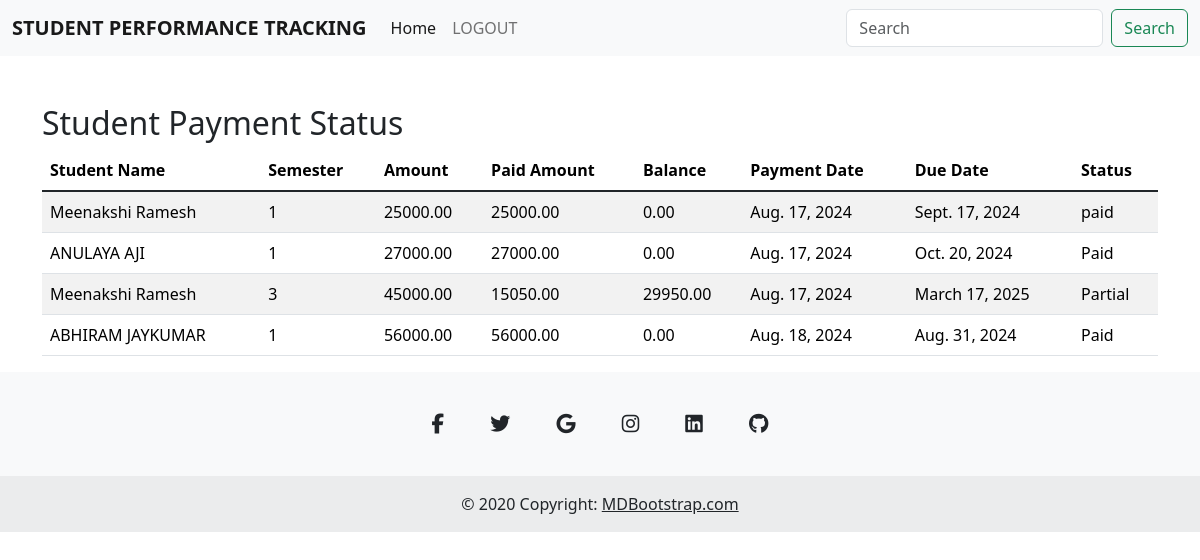
The page /Administrator/view_student_payments/ on the database its author committed.
### Administrator/models.py (models this page shows)
class Payment(models.Model):
    student = models.ForeignKey(Student, on_delete=models.CASCADE)
    sem = models.ForeignKey(Semester, on_delete=models.CASCADE)
    amount = models.DecimalField(max_digits=10, decimal_places=2)
    Paid_amount = models.DecimalField(max_digits=10, decimal_places=2, default=0.00)
    payment_date = models.DateField(auto_now_add=True)
    payment_due_date = models.DateField()
    status = models.CharField(max_length=20, default='Pending')

### faculty/models.py (models this page shows)
class Student(models.Model):
    name =models.CharField(max_length=100)
    age = models.IntegerField()
    dob = models.DateField()
    address = models.TextField()
    email = models.EmailField(unique=True)
    image = models.ImageField(upload_to='student_images/')
    parent_name = models.CharField(max_length=100)
    password = models.CharField(max_length=100)

class Semester(models.Model):
    semester_name = models.CharField(max_length=100)

### Administrator/views.py (the view)
# urls.py: path('view_student_payments/', views.view_student_payments, name='view_student_payments'),
def view_student_payments(request):
    payments = Payment.objects.select_related('student', 'sem').all()
    for payment in payments:
            payment.balance = payment.amount - payment.Paid_amount
    return render(request, 'Administrator/view_student_payments.html', {'payments': payments})

### Administrator/templates/Administrator/view_student_payments.html (shortened to what this page needs)
<!DOCTYPE html>
<html lang="en">
<head>
    <link href="https://cdn.jsdelivr.net/npm/bootstrap@5.1.3/dist/css/bootstrap.min.css" rel="stylesheet">
    <link href="https://cdn.jsdelivr.net/npm/bootstrap@5.3.3/dist/css/bootstrap.min.css" rel="stylesheet"
>
</head>
<body>
     <nav class="navbar navbar-expand-lg navbar-light bg-light">
        <div class="container-fluid">
            <a class="navbar-brand" href="{% url 'Administrator:Admin_home'%}"><b>STUDENT PERFORMANCE TRACKING</b> </a>
            <div class="collapse navbar-collapse" id="navbarScroll">
                <ul class="navbar-nav me-auto my-2 my-lg-0 navbar-nav-scroll" style="--bs-scroll-height: 100px;">
                    <li class="nav-item">
                        <a class="nav-link active" aria-current="page" href="{% url 'Administrator:Admin_home'%}">Home</a>
                    </li>
                    <li class="nav-item">
                        <a class="nav-link" href="{% url 'Administrator:index' %}">LOGOUT</a>
                    </li>
                        </ul>
                <form class="d-flex">
                    <input class="form-control me-2" type="search" placeholder="Search" aria-label="Search">
                    <button class="btn btn-outline-success" type="submit">Search</button>
                </form>
            </div>
        </div>
    </nav>
<div class="container mt-5">
    <h2>Student Payment Status</h2>
    <table class="table table-striped">
        <thead>
            <tr>
                <th>Student Name</th>
                <th>Semester</th>
                <th>Amount</th>
                <th>Paid Amount</th>
                <th>Balance</th>
                <th>Payment Date</th>
                <th>Due Date</th>
                <th>Status</th>
            </tr>
        </thead>
        <tbody>
            {% for payment in payments %}
            <tr>
                <td>{{ payment.student.name }}</td>
                <td>{{ payment.sem.semester_name }}</td>
                <td>{{ payment.amount|floatformat:2 }}</td>
                <td>{{ payment.Paid_amount|floatformat:2 }}</td>
                <td>{{ payment.balance|floatformat:2 }}</td>
                <td>{{ payment.payment_date }}</td>
                <td>{{ payment.payment_due_date }}</td>
                <td>{{ payment.status }}</td>
            </tr>
            {% endfor %}
        </tbody>
    </table>
</div>
<footer class="text-center bg-body-tertiary">
    <div class="container pt-4">
      <section class="mb-4">
        <a
          data-mdb-ripple-init
          class="btn btn-link btn-floating btn-lg text-body m-1"
          href="#!"
          role="button"
          data-mdb-ripple-color="dark"
          ><i class="fab fa-facebook-f"></i
        ></a>
        <a
          data-mdb-ripple-init
          class="btn btn-link btn-floating btn-lg text-body m-1"
          href="#!"
          role="button"
          data-mdb-ripple-color="dark"
          ><i class="fab fa-twitter"></i
        ></a>
        <a
          data-mdb-ripple-init
          class="btn btn-link btn-floating btn-lg text-body m-1"
          href="#!"
          role="button"
          data-mdb-ripple-color="dark"
          ><i class="fab fa-google"></i
        ></a>
        <a
          data-mdb-ripple-init
          class="btn btn-link btn-floating btn-lg text-body m-1"
          href="#!"
          role="button"
          data-mdb-ripple-color="dark"
          ><i class="fab fa-instagram"></i
        ></a>
        <a
          data-mdb-ripple-init
          class="btn btn-link btn-floating btn-lg text-body m-1"
          href="#!"
          role="button"
          data-mdb-ripple-color="dark"
          ><i class="fab fa-linkedin"></i
        ></a>
        <a
          data-mdb-ripple-init
          class="btn btn-link btn-floating btn-lg text-body m-1"
          href="#!"
          role="button"
          data-mdb-ripple-color="dark"
          ><i class="fab fa-github"></i
        ></a>
      </section>
    </div>
    <div class="text-center p-3" style="background-color: rgba(0, 0, 0, 0.05);">
      © 2020 Copyright:
      <a class="text-body" href="https://mdbootstrap.com/">MDBootstrap.com</a>
    </div>
  </footer>
</body>
</html>

### rows shown on the page
Payment: student.name "Meenakshi Ramesh", sem.semester_name "1", amount "25000.00", Paid_amount "25000.00", balance "0.00", payment_date "Aug. 17, 2024", payment_due_date "Sept. 17, 2024", status "paid"
Payment: student.name "ANULAYA AJI", sem.semester_name "1", amount "27000.00", Paid_amount "27000.00", balance "0.00", payment_date "Aug. 17, 2024", payment_due_date "Oct. 20, 2024", status "Paid"
Payment: student.name "Meenakshi Ramesh", sem.semester_name "3", amount "45000.00", Paid_amount "15050.00", balance "29950.00", payment_date "Aug. 17, 2024", payment_due_date "March 17, 2025", status "Partial"
Payment: student.name "ABHIRAM JAYKUMAR", sem.semester_name "1", amount "56000.00", Paid_amount "56000.00", balance "0.00", payment_date "Aug. 18, 2024", payment_due_date "Aug. 31, 2024", status "Paid"
